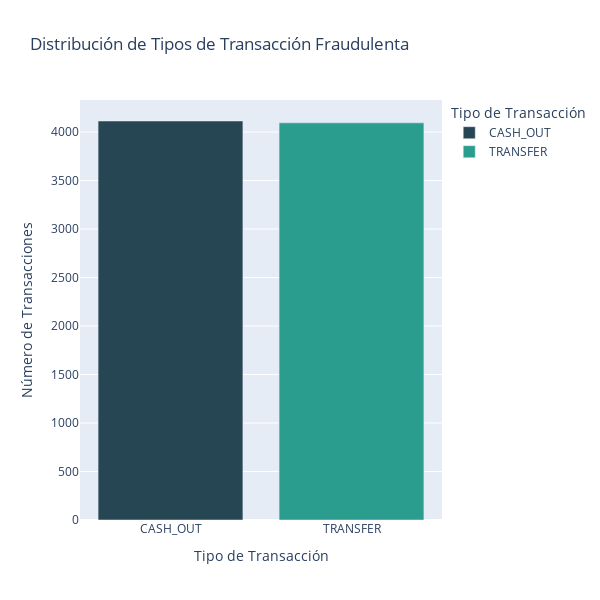

Notebook code for this chart:
### Markdown cell above
#### Variable: es_fraude

### Code cell
# Gráfico para visualizar la distribución del tipo de transacción fraudulenta
counts = df[df['es_fraude'] == 1]['tipo'].value_counts().reset_index()
counts.columns = ['tipo', 'frecuencia']
color_palette = ['#264653', '#2a9d8f', '#e9c46a', '#f4a261', '#e76f51']

fig = px.bar(
    counts,
    x='tipo',
    y='frecuencia',
    color='tipo',
    color_discrete_sequence=color_palette,
    title='Distribución de Tipos de Transacción Fraudulenta',
    labels={
        'tipo': 'Tipo de Transacción',
        'frecuencia': 'Número de Transacciones'
    }
)

fig.update_layout(
    width=600,     # Ajustar ancho
    height=600,    # Ajustar alto
    bargap=0.2     # Espacio entre barras
)

fig.show()

### Figure 1 — Plotly figure (JSON) as saved in the notebook; plotly's stock layout.template omitted (floating-point values rounded to 4 significant figures)
{"data": [{"alignmentgroup": "True", "hovertemplate": "Tipo de Transacción=%{x}<br>Número de Transacciones=%{y}<extra></extra>", "legendgroup": "CASH_OUT", "marker": {"color": "#264653", "pattern": {"shape": ""}}, "name": "CASH_OUT", "offsetgroup": "CASH_OUT", "orientation": "v", "showlegend": true, "textposition": "auto", "type": "bar", "x": ["CASH_OUT"], "xaxis": "x", "y": [4114], "yaxis": "y"}, {"alignmentgroup": "True", "hovertemplate": "Tipo de Transacción=%{x}<br>Número de Transacciones=%{y}<extra></extra>", "legendgroup": "TRANSFER", "marker": {"color": "#2a9d8f", "pattern": {"shape": ""}}, "name": "TRANSFER", "offsetgroup": "TRANSFER", "orientation": "v", "showlegend": true, "textposition": "auto", "type": "bar", "x": ["TRANSFER"], "xaxis": "x", "y": [4095], "yaxis": "y"}], "layout": {"bargap": 0.2, "barmode": "relative", "height": 600, "legend": {"title": {"text": "Tipo de Transacción"}, "tracegroupgap": 0}, "title": {"text": "Distribución de Tipos de Transacción Fraudulenta"}, "width": 600, "xaxis": {"anchor": "y", "categoryarray": ["CASH_OUT", "TRANSFER"], "categoryorder": "array", "domain": [0, 1], "title": {"text": "Tipo de Transacción"}}, "yaxis": {"anchor": "x", "domain": [0, 1], "title": {"text": "Número de Transacciones"}}}}
